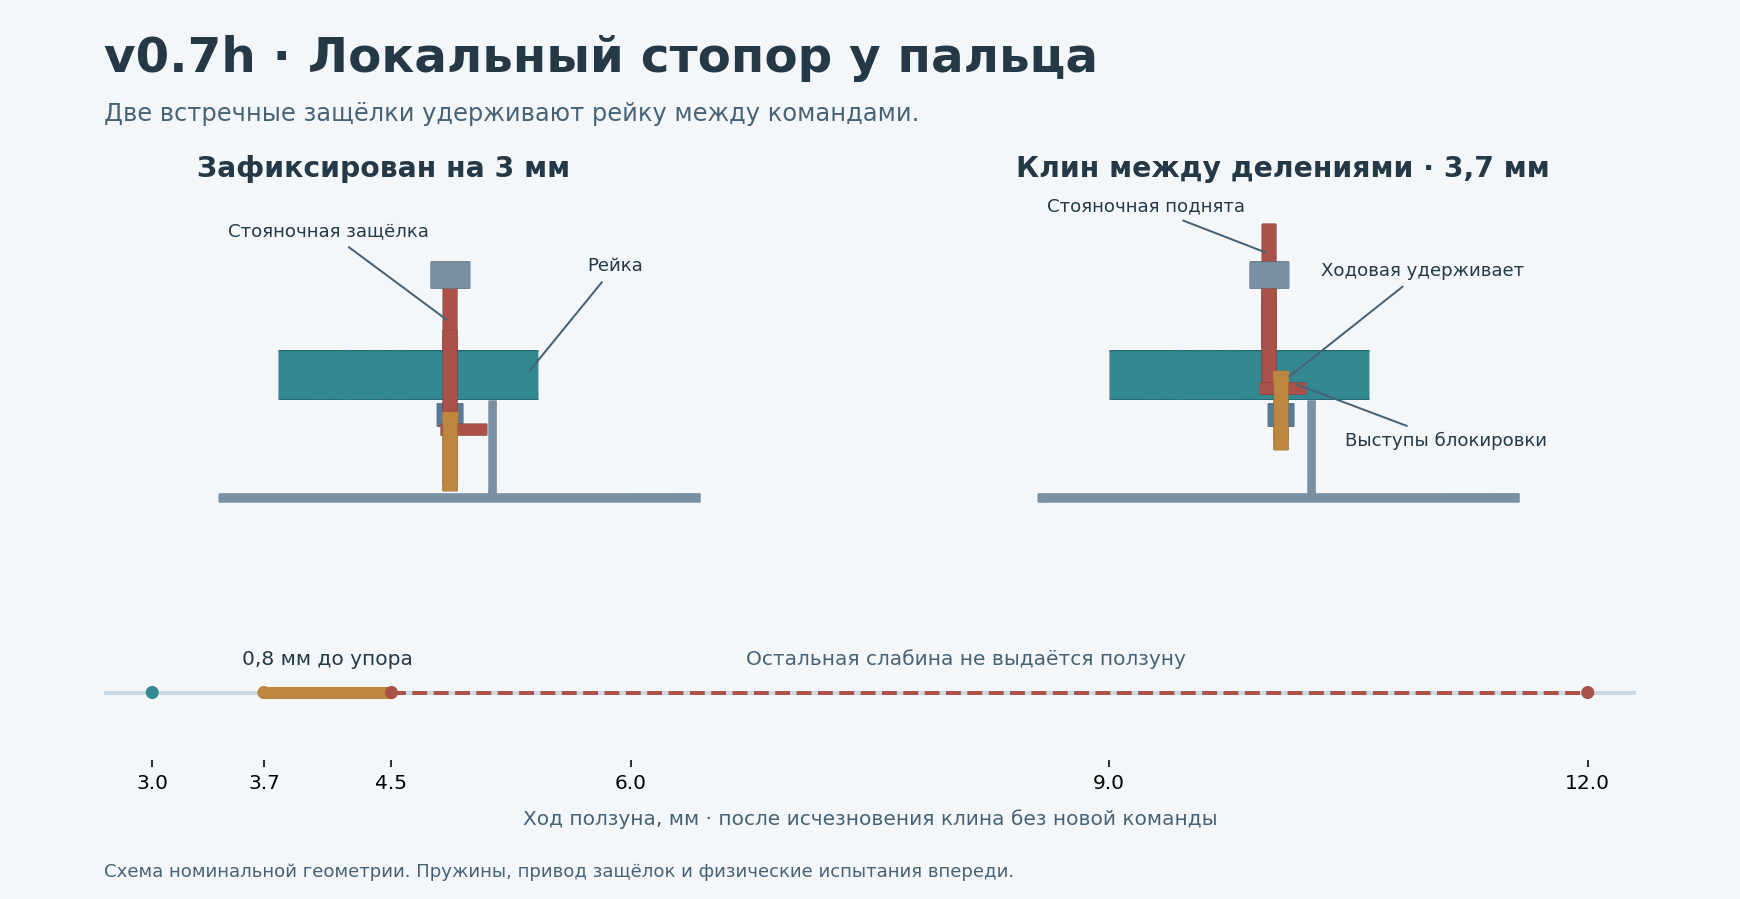

This figure's Python source:
"""Two orthographic CAD views and the local travel bound."""
import argparse
from pathlib import Path

import matplotlib
matplotlib.use("Agg")
from matplotlib import colors, pyplot as plt
from matplotlib.collections import PolyCollection
import numpy as np

from local_cad import COLORS, pose

BG="#f3f7fa"
INK="#243846"
MUTED="#486275"


def draw(ax,state,title,callouts):
    faces=[]
    for name,shape in pose(*state).items():
        if name.startswith("frame_") and name not in {"frame_park_guide","frame_shuttle_travel_stop","frame_base"}:
            continue
        tint=np.array(colors.to_rgb(COLORS[name.split("_")[0]]))
        points,triangles=shape.tessellate(.12,.25)
        vertices=np.array([p.toTuple() for p in points])
        for i,j,k in triangles:
            tri=vertices[[i,j,k]]
            normal=np.cross(tri[1]-tri[0],tri[2]-tri[0])
            size=np.linalg.norm(normal)
            if size>1e-10:
                faces.append((tri[:,1].mean(),tri[:,[0,2]],(.75+.25*abs(normal[1]/size))*tint))
    faces.sort(key=lambda f:f[0])
    ax.add_collection(PolyCollection([f[1] for f in faces],facecolors=[f[2] for f in faces],
                                     edgecolors="face",linewidths=.15))
    ax.set(xlim=(-14.8,16),ylim=(-1.8,17.8),aspect="equal")
    ax.set_title(title,loc="left",fontsize=14,color=INK,fontweight="bold")
    ax.axis("off")
    for label,end,start in callouts:
        ax.annotate(label,end,start,color=INK,fontsize=9,arrowprops=dict(arrowstyle="-",color=MUTED))


def render(path):
    fig=plt.figure(figsize=(12,6.2),facecolor=BG)
    gs=fig.add_gridspec(2,2,height_ratios=(2.5,1),left=.06,right=.94,bottom=.155,top=.79,
                        hspace=.43,wspace=.15)
    fig.text(.06,.92,"v0.7h · Локальный стопор у пальца",fontsize=24,weight="bold",color=INK)
    fig.text(.06,.865,"Две встречные защёлки удерживают рейку между командами.",fontsize=12,color=MUTED)
    draw(fig.add_subplot(gs[0,0]),(3,0,0,2.4),"Зафиксирован на 3 мм",
         (("Стояночная защёлка",(0,10),(-13,15)),("Рейка",(4.5,7),(8,13))))
    draw(fig.add_subplot(gs[0,1]),(3.7,.7,2.4,0),"Клин между делениями · 3,7 мм",
         (("Стояночная поднята",(0,14),(-13,16.5)),("Ходовая удерживает",(1,6.7),(3,12.7)),
          ("Выступы блокировки",(1.4,6.45),(4.4,2.8))))
    ax=fig.add_subplot(gs[1,:]); ax.set_facecolor(BG)
    ax.set(xlim=(2.7,12.3),ylim=(-.6,.6),yticks=[],xticks=(3,3.7,4.5,6,9,12))
    ax.spines[:].set_visible(False)
    ax.axhline(0,color="#cad9e3",lw=2)
    ax.plot([3.7,4.5],[0,0],lw=6,color="#bd8740",solid_capstyle="round")
    ax.plot([4.5,12],[0,0],lw=2,color="#ac534b",ls="--")
    ax.scatter([3,3.7,4.5,12],[0]*4,color=["#338891","#bd8740","#aa5149","#aa5149"],zorder=3,s=30)
    ax.text(4.1,.25,"0,8 мм до упора",ha="center",color=INK,fontsize=10)
    ax.text(8.1,.25,"Остальная слабина не выдаётся ползуну",ha="center",color=MUTED,fontsize=10)
    ax.set_xlabel("Ход ползуна, мм · после исчезновения клина без новой команды",color=MUTED,labelpad=8)
    fig.text(.06,.025,"Схема номинальной геометрии. Пружины, привод защёлок и физические испытания впереди.",
             color=MUTED,fontsize=9)
    fig.savefig(path,dpi=145,facecolor=BG)
    plt.close(fig)


if __name__=="__main__":
    p=argparse.ArgumentParser()
    p.add_argument("--output",type=Path,default=Path(__file__).with_name("preview.png"))
    render(p.parse_args().output)
